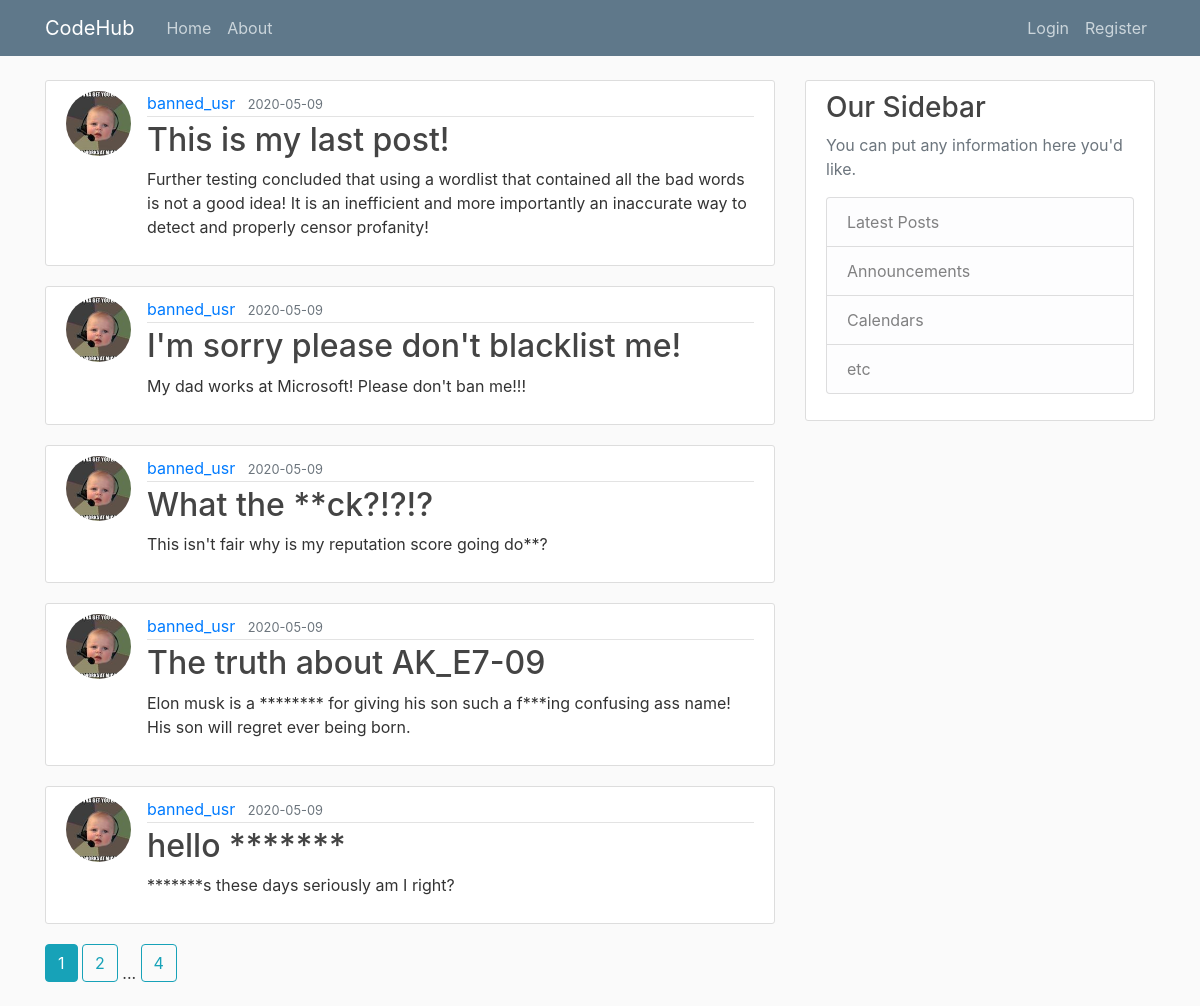
The page /home on the database its author committed.
### app/models.py (models this page shows, shortened)
class Post(db.Model):
    id = db.Column(db.Integer, primary_key=True)                                    # Primary Key
    title = db.Column(db.String(100), nullable=False)                               # Each Post will have a title, with a max(100) characters, uniqueness does not apply, and Null is not allowed!
    date_posted = db.Column(db.DateTime, nullable=False, default=datetime.utcnow)   # Each Post will have a date_posted, with DateTime set to utcnow, current time, and Null is not allowed!
    content = db.Column(db.Text, nullable=False)                                    # Each Post will have a content with no character limit, and Null is not allowed!
    user_id = db.Column(db.Integer, db.ForeignKey('user.id'), nullable=False)       # This is using the user id as a ForeignKey, each post must have an Author, so Null is not allowed!
    rating = db.Column(db.Integer, nullable=False, default=10)

class User(db.Model, UserMixin):
    id = db.Column(db.Integer, primary_key=True)                                    # Primary Key
    username = db.Column(db.String(20), unique=True, nullable=False)                # Each User will have a username, with a max(20) characters, it must be unique, and Null is not allowed!
    email = db.Column(db.String(120), unique=True, nullable=False)                  # Each User will have an email, with a max(120) characters, it must be unique, and Null is not allowed!
    image_file = db.Column(db.String(20), nullable=False, default='default.jpg')    # Each User will have a defualt profile Image, so uniqueness does not apply, since Null is not allowed!
    password = db.Column(db.String(60), nullable=False)                             # Each User will have passwords, with a max(60) characters, uniqueness does not apply, and Null is not allowed!
    posts = db.relationship('Post', backref='author', lazy=True)                    # This is linked to Posts, Lazy Evaluation is set to: True
    reputation = db.Column(db.Integer, nullable=False, default=10)                  # This has a default value of 10
    profanity = db.Column(db.Boolean, unique=False, default=False)                  # This had a default value of 0
    chance = db.Column(db.Boolean, nullable=False, default=True)                    # This has a default value of True
    blacklisted = db.Column(db.Boolean, unique=False, default=False)                # This has a default value of False
    compliments=db.Column(db.Integer, unique=False, default=0)                      # This has a default value of 0

### app/main/routes.py (the view)
@main.route('/')
@main.route('/home')
def home():                                                                                                         # Testing Complete. I no longer need to use dummy data! Horray!!! :D
    page = request.args.get('page', 1, type=int)                                                                    # We request a page, the default page is 1, of type int
    posts = Post.query.order_by(Post.date_posted.desc()).paginate(page=page, per_page=5)                            # Instead of using query.all(), I've changed this to query.paginate() ...
    if (current_user.is_authenticated and current_user.reputation < 0):         # Feature # 6: From the Spec Sheet!
        flash('Your reputation became negative! You are being black listed!', 'danger')
        blacklist(current_user)
    return render_template('home.html', posts=posts)

### app/templates/home.html
{% extends "template.html" %}
{% block content %}
    {% for post in posts.items %}
        <article class="media content-section">
            <img class="rounded-circle article-img" src="{{ url_for('static', filename='profile_images/' + post.author.image_file ) }}">
            <div class="media-body">
                <div class="article-metadata">
                    <a class="mr-2" href="{{ url_for('users.user_posts', username=post.author.username) }}">{{ post.author.username }}</a>
                    <small class="text-muted">{{ post.date_posted.strftime('%Y-%m-%d') }}</small>
                </div>
                <h2><a class="article-title" href="{{url_for('posts.post', post_id=post.id) }}">{{ post.title }}</a></h2>
                <p class="article-content">{{ post.content }}</p>
            </div>
        </article>
    {% endfor %}
    {% for page_num in posts.iter_pages(left_edge=1, right_edge=1, left_current=1, right_current=2) %}
        {% if page_num %}
            {% if posts.page == page_num %}
                <a class="btn btn-info mb-4" href="{{ url_for('main.home', page=page_num) }}">{{ page_num }}</a>
            {% else %}
                <a class="btn btn-outline-info mb-4" href="{{ url_for('main.home', page=page_num) }}">{{ page_num }}</a>
            {% endif %}
        {% else %}
            ...
        {% endif %}
    {% endfor %}
{% endblock content %}

### app/templates/template.html (shortened to what this page needs)
<!DOCTYPE html>
<html lang="en">
<head>
    <link rel="stylesheet" href="https://stackpath.bootstrapcdn.com/bootstrap/4.4.1/css/bootstrap.min.css">
    <link rel="stylesheet" href="{{ url_for('static', filename='main.css') }}">
</head>
<body>
    <header class="site-header">
        <nav class="navbar navbar-expand-md navbar-dark bg-steel fixed-top">
            <div class="container">
                <a class="navbar-brand mr-4" href="/">CodeHub</a>
                <div class="collapse navbar-collapse" id="navbarToggle">
                    <div class="navbar-nav mr-auto">
                        <a class="nav-item nav-link" href="{{ url_for('main.home') }}">Home</a>
                        <a class="nav-item nav-link" href="{{ url_for('main.about') }}">About</a>
                    </div>
                    <div class="navbar-nav">
                        {% if current_user.is_authenticated %}
                            <a class="nav-item nav-link" href="{{ url_for('posts.new_post') }}">New Post</a>
                            <a class="nav-item nav-link" href="{{ url_for('users.account') }}">Account</a>
                            <a class="nav-item nav-link" href="{{ url_for('users.logout') }}">Log out</a>
                        {% else %}
                            <a class="nav-item nav-link" href="{{ url_for('users.login') }}">Login</a>
                            <a class="nav-item nav-link" href="{{ url_for('users.register') }}">Register</a>
                        {% endif %}
                    </div>
                </div>
            </div>
        </nav>
    </header>
    <main role="main" class="container">
        <div class="row">
            <div class="col-md-8">
                {% block content %}{% endblock %}
            </div>
            <div class="col-md-4">
                <div class="content-section">
                    <h3>Our Sidebar</h3>
                    <p class='text-muted'>You can put any information here you'd like.
                        <ul class="list-group">
                            <li class="list-group-item list-group-item-light">Latest Posts</li>
                            <li class="list-group-item list-group-item-light">Announcements</li>
                            <li class="list-group-item list-group-item-light">Calendars</li>
                            <li class="list-group-item list-group-item-light">etc</li>
                        </ul>
                    </p>
                </div>
            </div>
        </div>
    </main>
</body>
</html>

### app/static/main.css (style rules this page uses)
body { background: #fafafa; color: #333333; margin-top: 5rem; }
h1, h2, h3, h4, h5, h6 { color: #444444; }
.bg-steel { background-color: #5f788a; }
.site-header .navbar-nav .nav-link { color: #cbd5db; }
.content-section { background: #ffffff; padding: 10px 20px; border: 1px solid #dddddd; border-radius: 3px; margin-bottom: 20px; }
.article-title { color: #444444; }
.article-content { white-space: pre-line; }
.article-img { height: 65px; width: 65px; margin-right: 16px; }
.article-metadata { padding-bottom: 1px; margin-bottom: 4px; border-bottom: 1px solid #e3e3e3 }

### rows shown on the page
Post: image_file (picture), author.username "banned_usr", date_posted "2020-05-09", title "This is my last post!", content "Further testing concluded that using a wordlist that contained all the bad words is not a good idea! It is an inefficient and more importantly an inaccurate way to detect and properly censor profanity!"
Post: image_file (picture), author.username "banned_usr", date_posted "2020-05-09", title "I'm sorry please don't blacklist me!", content "My dad works at Microsoft! Please don't ban me!!!"
Post: image_file (picture), author.username "banned_usr", date_posted "2020-05-09", title "What the **ck?!?!?", content "This isn't fair why is my reputation score going do**?"
Post: image_file (picture), author.username "banned_usr", date_posted "2020-05-09", title "The truth about AK_E7-09", content "Elon musk is a ******** for giving his son such a f***ing confusing ass name! His son will regret ever being born."
Post: image_file (picture), author.username "banned_usr", date_posted "2020-05-09", title "hello *******", content "*******s these days seriously am I right?"

### other values the page prints
{{ page_num }} "1"
{{ page_num }} "2" "4"
